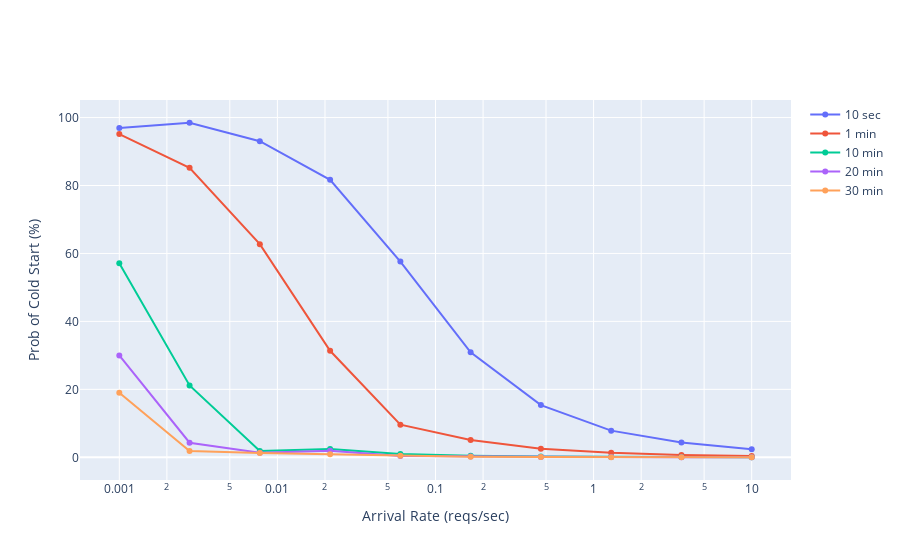

Write notebook code for a chart like this one.
### Code cell
plot_fig_for_col('prob_cold_percent', 'Prob of Cold Start (%)')

### Figure 1 — Plotly figure (JSON) as saved in the notebook; plotly's stock layout.template omitted (floating-point values rounded to 4 significant figures)
{"data": [{"mode": "markers+lines", "name": "10 sec", "type": "scatter", "x": [0.001, 0.002783, 0.007743, 0.02154, 0.05995, 0.1668, 0.4642, 1.292, 3.594, 10], "y": [96.91, 98.47, 93.05, 81.67, 57.61, 30.88, 15.36, 7.846, 4.326, 2.382]}, {"mode": "markers+lines", "name": "1 min", "type": "scatter", "x": [0.001, 0.002783, 0.007743, 0.02154, 0.05995, 0.1668, 0.4642, 1.292, 3.594, 10], "y": [95.15, 85.2, 62.73, 31.35, 9.613, 5.11, 2.543, 1.306, 0.6752, 0.3666]}, {"mode": "markers+lines", "name": "10 min", "type": "scatter", "x": [0.001, 0.002783, 0.007743, 0.02154, 0.05995, 0.1668, 0.4642, 1.292, 3.594, 10], "y": [57.14, 21.17, 1.877, 2.472, 0.9778, 0.4265, 0.2364, 0.1139, 0.05881, 0.03381]}, {"mode": "markers+lines", "name": "20 min", "type": "scatter", "x": [0.001, 0.002783, 0.007743, 0.02154, 0.05995, 0.1668, 0.4642, 1.292, 3.594, 10], "y": [30, 4.286, 1.314, 1.96, 0.4157, 0.2378, 0.112, 0.0613, 0.03117, 0.01489]}, {"mode": "markers+lines", "name": "30 min", "type": "scatter", "x": [0.001, 0.002783, 0.007743, 0.02154, 0.05995, 0.1668, 0.4642, 1.292, 3.594, 10], "y": [19, 1.838, 1.264, 0.872, 0.4797, 0.192, 0.08138, 0.04037, 0.02032, 0.01369]}], "layout": {"xaxis": {"title": {"text": "Arrival Rate (reqs/sec)"}, "type": "log"}, "yaxis": {"title": {"text": "Prob of Cold Start (%)"}}}}
